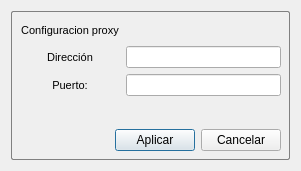
<?xml version="1.0" encoding="UTF-8"?>
<ui version="4.0">
 <class>ProxySettings</class>
 <widget class="QDialog" name="ProxySettings">
  <property name="geometry">
   <rect>
    <x>0</x>
    <y>0</y>
    <width>301</width>
    <height>171</height>
   </rect>
  </property>
  <property name="font">
   <font>
    <pointsize>10</pointsize>
   </font>
  </property>
  <property name="windowTitle">
   <string>Dialog</string>
  </property>
  <property name="styleSheet">
   <string notr="true">QWidget#contenedorProxy {
     border: 1px solid gray;
     border-radius: 2px; 
 }</string>
  </property>
  <layout class="QGridLayout" name="gridLayout_2">
   <item row="0" column="0">
    <widget class="QWidget" name="contenedorProxy" native="true">
     <property name="font">
      <font>
       <pointsize>10</pointsize>
      </font>
     </property>
     <layout class="QGridLayout" name="gridLayout">
      <item row="2" column="0" rowspan="2" colspan="2">
       <layout class="QHBoxLayout" name="horizontalLayout_3">
        <item>
         <widget class="QLabel" name="label_5">
          <property name="minimumSize">
           <size>
            <width>100</width>
            <height>0</height>
           </size>
          </property>
          <property name="font">
           <font>
            <pointsize>8</pointsize>
           </font>
          </property>
          <property name="text">
           <string>Puerto:</string>
          </property>
          <property name="alignment">
           <set>Qt::AlignCenter</set>
          </property>
         </widget>
        </item>
        <item>
         <widget class="QLineEdit" name="proxyPort"/>
        </item>
       </layout>
      </item>
      <item row="1" column="0" colspan="2">
       <layout class="QHBoxLayout" name="horizontalLayout_2">
        <item>
         <widget class="QLabel" name="label_4">
          <property name="minimumSize">
           <size>
            <width>100</width>
            <height>0</height>
           </size>
          </property>
          <property name="font">
           <font>
            <pointsize>8</pointsize>
           </font>
          </property>
          <property name="text">
           <string>Dirección</string>
          </property>
          <property name="alignment">
           <set>Qt::AlignCenter</set>
          </property>
         </widget>
        </item>
        <item>
         <widget class="QLineEdit" name="proxyHostName"/>
        </item>
       </layout>
      </item>
      <item row="5" column="0" colspan="2">
       <layout class="QHBoxLayout" name="horizontalLayout_4">
        <item>
         <spacer name="horizontalSpacer_2">
          <property name="orientation">
           <enum>Qt::Horizontal</enum>
          </property>
          <property name="sizeHint" stdset="0">
           <size>
            <width>40</width>
            <height>20</height>
           </size>
          </property>
         </spacer>
        </item>
        <item>
         <widget class="QPushButton" name="pushButton">
          <property name="text">
           <string>Aplicar</string>
          </property>
         </widget>
        </item>
        <item>
         <widget class="QPushButton" name="pushButton_2">
          <property name="text">
           <string>Cancelar</string>
          </property>
         </widget>
        </item>
       </layout>
      </item>
      <item row="0" column="0" colspan="2">
       <layout class="QHBoxLayout" name="horizontalLayout">
        <item>
         <widget class="QLabel" name="label_3">
          <property name="minimumSize">
           <size>
            <width>100</width>
            <height>0</height>
           </size>
          </property>
          <property name="font">
           <font>
            <pointsize>8</pointsize>
           </font>
          </property>
          <property name="text">
           <string>Configuracion proxy</string>
          </property>
          <property name="alignment">
           <set>Qt::AlignCenter</set>
          </property>
         </widget>
        </item>
        <item>
         <spacer name="horizontalSpacer">
          <property name="orientation">
           <enum>Qt::Horizontal</enum>
          </property>
          <property name="sizeHint" stdset="0">
           <size>
            <width>40</width>
            <height>20</height>
           </size>
          </property>
         </spacer>
        </item>
       </layout>
      </item>
      <item row="4" column="0" colspan="2">
       <spacer name="verticalSpacer">
        <property name="orientation">
         <enum>Qt::Vertical</enum>
        </property>
        <property name="sizeHint" stdset="0">
         <size>
          <width>20</width>
          <height>40</height>
         </size>
        </property>
       </spacer>
      </item>
     </layout>
    </widget>
   </item>
  </layout>
 </widget>
 <resources/>
 <connections/>
</ui>
